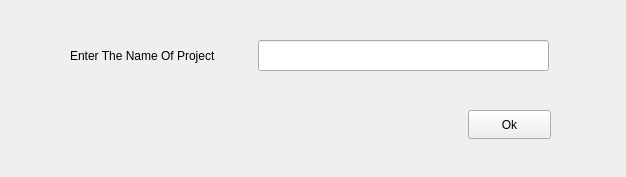
<?xml version="1.0" encoding="UTF-8"?>
<ui version="4.0">
 <class>deleteProject</class>
 <widget class="QWidget" name="deleteProject">
  <property name="geometry">
   <rect>
    <x>0</x>
    <y>0</y>
    <width>626</width>
    <height>177</height>
   </rect>
  </property>
  <property name="windowTitle">
   <string>Form</string>
  </property>
  <widget class="QLineEdit" name="lineEdit_nameorg">
   <property name="geometry">
    <rect>
     <x>258</x>
     <y>40</y>
     <width>291</width>
     <height>31</height>
    </rect>
   </property>
   <property name="text">
    <string/>
   </property>
  </widget>
  <widget class="QPushButton" name="pushButton_ok">
   <property name="geometry">
    <rect>
     <x>468</x>
     <y>110</y>
     <width>83</width>
     <height>29</height>
    </rect>
   </property>
   <property name="text">
    <string>Ok</string>
   </property>
  </widget>
  <widget class="QLabel" name="label">
   <property name="geometry">
    <rect>
     <x>70</x>
     <y>30</y>
     <width>231</width>
     <height>51</height>
    </rect>
   </property>
   <property name="styleSheet">
    <string notr="true">font: 700 9pt &quot;Segoe UI&quot;;</string>
   </property>
   <property name="text">
    <string>Enter The Name Of Project</string>
   </property>
  </widget>
  <widget class="QLineEdit" name="lineEdit_nameorg_2">
   <property name="geometry">
    <rect>
     <x>628</x>
     <y>70</y>
     <width>291</width>
     <height>31</height>
    </rect>
   </property>
   <property name="text">
    <string/>
   </property>
  </widget>
  <widget class="QPushButton" name="pushButton_ok_2">
   <property name="geometry">
    <rect>
     <x>838</x>
     <y>140</y>
     <width>83</width>
     <height>29</height>
    </rect>
   </property>
   <property name="text">
    <string>Ok</string>
   </property>
  </widget>
  <widget class="QPushButton" name="pushButton_ok_3">
   <property name="geometry">
    <rect>
     <x>718</x>
     <y>140</y>
     <width>83</width>
     <height>29</height>
    </rect>
   </property>
   <property name="text">
    <string>Ok</string>
   </property>
  </widget>
 </widget>
 <resources/>
 <connections/>
</ui>
